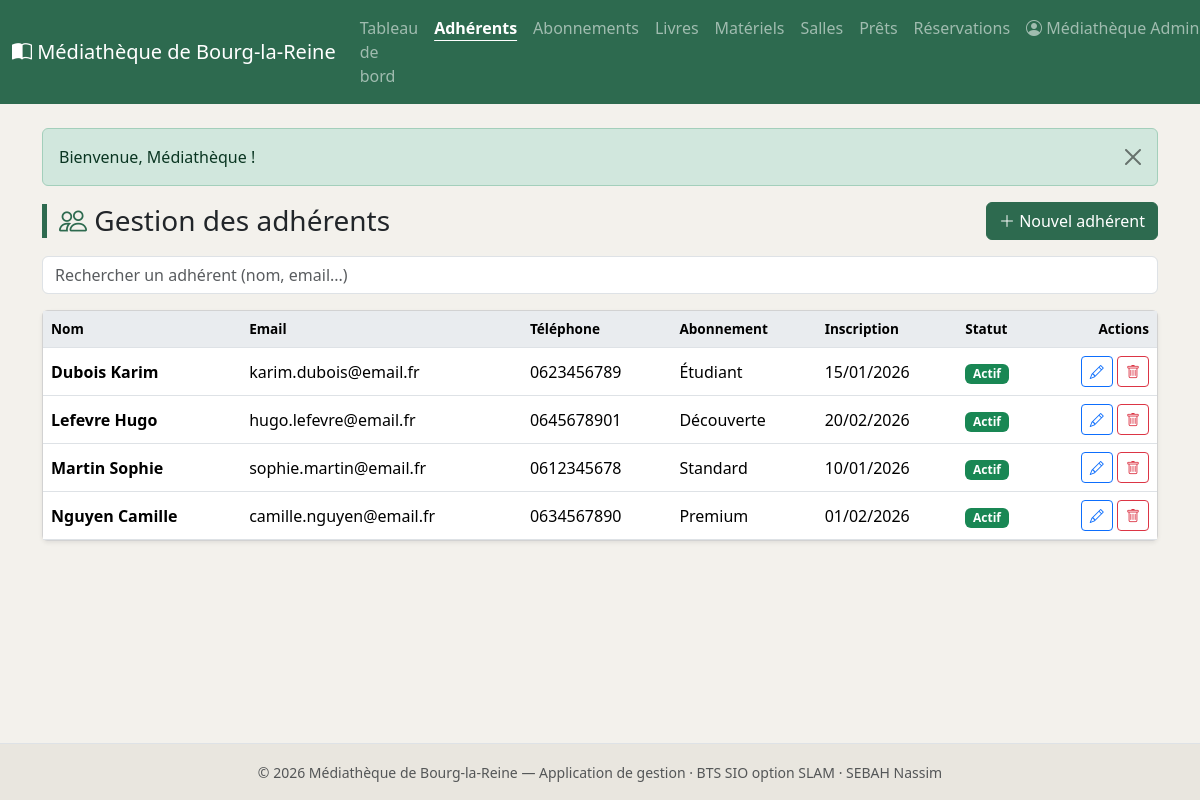
Page /public/index.php?ctrl=adherent&action=index (signed in) on the earlier database version.
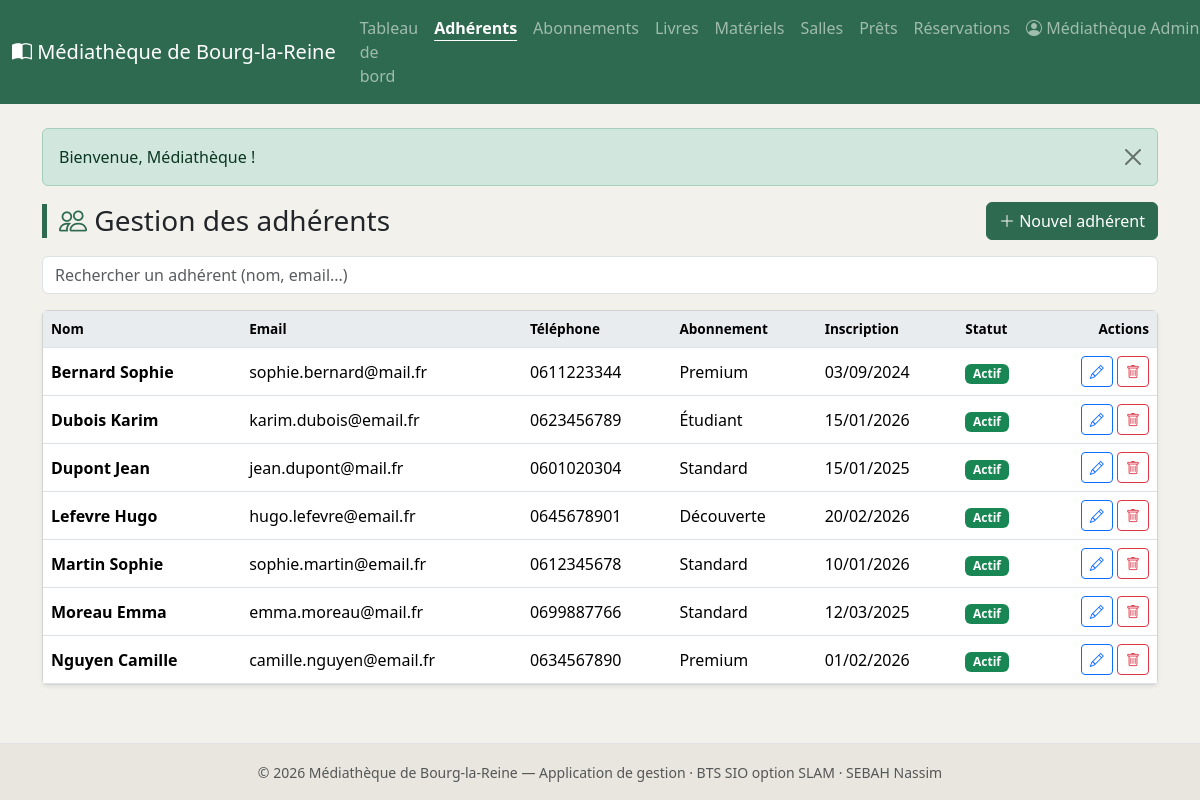
Same page on the later database version.
### tables this page shows
CREATE TABLE adherent (
    id                  INT AUTO_INCREMENT PRIMARY KEY,
    nom                 VARCHAR(80)  NOT NULL,
    prenom              VARCHAR(80)  NOT NULL,
    email               VARCHAR(120) UNIQUE,
    telephone           VARCHAR(20),
    adresse             VARCHAR(200),
     
    abonnement_id       INT,
     
    type_abonnement     ENUM('STANDARD','PREMIUM','ETUDIANT') NOT NULL DEFAULT 'STANDARD',
    date_inscription    DATE         NOT NULL DEFAULT (CURRENT_DATE),
    date_fin_abonnement DATE,
    actif               TINYINT(1)   NOT NULL DEFAULT 1,
    CONSTRAINT fk_adherent_abonnement
        FOREIGN KEY (abonnement_id) REFERENCES abonnement(id) ON DELETE SET NULL
);

CREATE TABLE abonnement (
    id             INT AUTO_INCREMENT PRIMARY KEY,
    libelle        VARCHAR(60)  NOT NULL,
    tarif          DECIMAL(6,2) NOT NULL DEFAULT 0,
    duree_mois     INT          NOT NULL DEFAULT 12,
    quota_emprunts INT          NOT NULL DEFAULT 5
);

### app/controllers/AdherentController.php (called while the page is built, shortened)
<?php
class AdherentController extends Controller
{
    public function index($id = null): void
    {
        $this->view('adherent/index', [
            'titre'     => 'Gestion des adhérents',
            'adherents' => $this->model('Adherent')->allWithAbonnement(),
        ]);
    }
}

### public/index.php (called while the page is built, shortened)
<?php
require ROOT . '/app/core/helpers.php';
require ROOT . '/app/core/Controller.php';
$action = preg_replace('/[^a-zA-Z]/', '', $_GET['action'] ?? 'index');
$id     = isset($_GET['id']) ? (int) $_GET['id'] : null;
$controller = new $controllerClass();
$controller->$action($id);

### app/models/Adherent.php (called while the page is built, shortened)
<?php
class Adherent extends Model
{
    public function allWithAbonnement(): array
    {
        $sql = "SELECT a.*, ab.libelle AS abonnement_libelle
                FROM adherent a
                LEFT JOIN abonnement ab ON a.abonnement_id = ab.id
                ORDER BY a.nom, a.prenom";
        return $this->db->query($sql)->fetchAll();
    }
}

### app/views/adherent/index.php (the view, shortened to what this page needs)
<div class="d-flex justify-content-between align-items-center mb-3 flex-wrap gap-2">
    <h1 class="h3 page-title mb-0"><i class="bi bi-people"></i> Gestion des adhérents</h1>
    <a href="<?= url('adherent', 'form') ?>" class="btn btn-mediatheque">
        <i class="bi bi-plus-lg"></i> Nouvel adhérent
    </a>
</div>
<input type="search" class="form-control mb-3" data-filter="#tbl-adherents"
       placeholder="Rechercher un adhérent (nom, email...)">
<div class="card shadow-sm">
    <div class="table-responsive">
        <table class="table table-hover align-middle mb-0" id="tbl-adherents">
            <thead>
                <tr>
                    <th>Nom</th><th>Email</th><th>Téléphone</th>
                    <th>Abonnement</th><th>Inscription</th><th>Statut</th>
                    <th class="text-end">Actions</th>
                </tr>
            </thead>
            <tbody>
                <?php if (empty($adherents)): ?>
                    <tr><td colspan="7" class="text-center text-muted py-4">Aucun adhérent enregistré.</td></tr>
                <?php else: foreach ($adherents as $a): ?>
                    <tr>
                        <td class="fw-semibold"><?= e($a['nom']) ?> <?= e($a['prenom']) ?></td>
                        <td><?= e($a['email']) ?></td>
                        <td><?= e($a['telephone']) ?: '—' ?></td>
                        <td><?= e($a['abonnement_libelle'] ?? '') ?: '—' ?></td>
                        <td><?= dateFr($a['date_inscription']) ?></td>
                        <td>
                            <?php if ($a['actif']): ?>
                                <span class="badge text-bg-success">Actif</span>
                            <?php else: ?>
                                <span class="badge text-bg-secondary">Inactif</span>
                            <?php endif; ?>
                        </td>
                        <td class="text-end text-nowrap">
                            <a href="<?= url('adherent', 'form', ['id' => $a['id']]) ?>"
                               class="btn btn-sm btn-outline-primary" title="Modifier"><i class="bi bi-pencil"></i></a>
                            <?= postButton('adherent', 'delete', (int) $a['id'], '<i class="bi bi-trash"></i>', [
                                'class'   => 'btn btn-sm btn-outline-danger',
                                'title'   => 'Supprimer',
                                'confirm' => 'Supprimer définitivement cet adhérent ?',
                            ]) ?>
                        </td>
                    </tr>
                <?php endforeach; endif; ?>
            </tbody>
        </table>
    </div>
</div>

### app/core/Controller.php (shortened to what this page needs)
<?php
abstract class Controller
{
    protected function view(string $view, array $data = [], bool $withLayout = true): void
    {
        extract($data);
        $viewFile = dirname(__DIR__) . '/views/' . $view . '.php';
        if ($withLayout) {
            require dirname(__DIR__) . '/views/layouts/header.php';
            require $viewFile;
            require dirname(__DIR__) . '/views/layouts/footer.php';
        } else {
            require $viewFile;
        }
    }
}

### app/views/layouts/header.php (shortened to what this page needs)
<?php
$cc = strtolower(preg_replace('/[^a-zA-Z]/', '', $_GET['ctrl'] ?? 'home'));
function navActive(string $ctrl, string $courant): string
{
    return $ctrl === $courant ? 'active' : '';
}
?>
<!DOCTYPE html>
<html lang="fr">
<head>
    <link href="https://cdn.jsdelivr.net/npm/bootstrap@5.3.3/dist/css/bootstrap.min.css" rel="stylesheet">
    <link href="https://cdn.jsdelivr.net/npm/bootstrap-icons@1.11.3/font/bootstrap-icons.min.css" rel="stylesheet">
    <link href="css/style.css" rel="stylesheet">
</head>
<body>
<nav class="navbar navbar-expand-lg navbar-dark sticky-top">
    <div class="container-fluid">
        <a class="navbar-brand" href="<?= url('home') ?>">
            <i class="bi bi-book-half"></i> Médiathèque de Bourg-la-Reine
        </a>
        <div class="collapse navbar-collapse" id="mainNav">
            <ul class="navbar-nav ms-auto">
                <li class="nav-item">
                    <a class="nav-link <?= navActive('home', $cc) ?>" href="<?= url('home') ?>">Tableau de bord</a>
                </li>
                <li class="nav-item">
                    <a class="nav-link <?= navActive('adherent', $cc) ?>" href="<?= url('adherent') ?>">Adhérents</a>
                </li>
                <li class="nav-item">
                    <a class="nav-link <?= navActive('abonnement', $cc) ?>" href="<?= url('abonnement') ?>">Abonnements</a>
                </li>
                <li class="nav-item">
                    <a class="nav-link <?= navActive('livre', $cc) ?>" href="<?= url('livre') ?>">Livres</a>
                </li>
                <li class="nav-item">
                    <a class="nav-link <?= navActive('materiel', $cc) ?>" href="<?= url('materiel') ?>">Matériels</a>
                </li>
                <li class="nav-item">
                    <a class="nav-link <?= navActive('salle', $cc) ?>" href="<?= url('salle') ?>">Salles</a>
                </li>
                <li class="nav-item">
                    <a class="nav-link <?= navActive('pret', $cc) ?>" href="<?= url('pret') ?>">Prêts</a>
                </li>
                <li class="nav-item">
                    <a class="nav-link <?= navActive('reservation', $cc) ?>" href="<?= url('reservation') ?>">Réservations</a>
                </li>
                <?php if (!empty($_SESSION['agent'])): ?>
                    <li class="nav-item dropdown">
                        <a class="nav-link dropdown-toggle" href="#" role="button" data-bs-toggle="dropdown">
                            <i class="bi bi-person-circle"></i>
                            <?= e($_SESSION['agent']['prenom'] . ' ' . $_SESSION['agent']['nom']) ?>
                        </a>
                    </li>
                <?php endif; ?>
            </ul>
        </div>
    </div>
</nav>
<main class="container py-4">
    <?php if (!empty($_SESSION['flash'])): ?>
        <div class="alert alert-<?= e($_SESSION['flash']['type']) ?> alert-dismissible fade show" role="alert">
            <?= e($_SESSION['flash']['message']) ?>
            <button type="button" class="btn-close" data-bs-dismiss="alert" aria-label="Fermer"></button>
        </div>
    <?php endif; ?>

### app/core/helpers.php (shortened to what this page needs)
<?php
function url(string $ctrl = 'home', string $action = 'index', array $params = []): string
{
    $query = array_merge(['ctrl' => $ctrl, 'action' => $action], $params);
    return BASE_URL . '?' . http_build_query($query);
}
function e(?string $value): string
{
    return htmlspecialchars($value ?? '', ENT_QUOTES, 'UTF-8');
}
function dateFr(?string $date): string
{
    $ts = strtotime($date);
    return $ts ? date('d/m/Y', $ts) : e($date);
}
function csrf_token(): string
{
    return $_SESSION['csrf_token'];
}
function csrf_field(): string
{
    return '<input type="hidden" name="_csrf" value="' . e(csrf_token()) . '">';
}
function postButton(string $ctrl, string $action, ?int $id, string $innerHtml, array $opts = []): string
{
    $params = $id !== null ? ['id' => $id] : [];
    $url   = url($ctrl, $action, $params);
    $cls   = $opts['class']      ?? 'btn btn-sm btn-outline-danger';
    $title = $opts['title']      ?? '';
    $conf  = $opts['confirm']    ?? '';
    $form  = $opts['form_class'] ?? 'd-inline';
    $cAttr = $conf !== '' ? ' data-confirm="' . e($conf) . '"' : '';
    return '<form method="post" action="' . e($url) . '" class="' . e($form) . '">'
         . csrf_field()
         . '<button type="submit" class="' . e($cls) . '" title="' . e($title) . '"' . $cAttr . '>'
         . $innerHtml
         . '</button>'
         . '</form>';
}

### app/views/layouts/footer.php (shortened to what this page needs)
</main>
<footer class="text-center text-muted py-3 border-top">
    <small>
        &copy; <?= date('Y') ?> Médiathèque de Bourg-la-Reine — Application de gestion
        &middot; BTS SIO option SLAM &middot; SEBAH Nassim
    </small>
</footer>
</body>
</html>

### public/css/style.css (style rules this page uses)
body { background-color: #f3f1ec; min-height: 100vh; display: flex; flex-direction: column; }
.navbar { background-color: #2d6a4f; }
.navbar .nav-link.active { font-weight: bold; text-decoration: underline; text-underline-offset: 6px; }
.page-title { border-left: 5px solid #2d6a4f; padding-left: 12px; }
.page-title i { color: #2d6a4f; }
.btn-mediatheque { background-color: #2d6a4f; border-color: #2d6a4f; color: #fff; }
.table thead th { background-color: #e9ecef; font-size: 0.85rem; }
footer { margin-top: auto; background-color: #e9e6df; }

Differences in the rows shown:
added adherent: nom "Bernard", prenom "Sophie", email "sophie.bernard@mail.fr", telephone "0611223344", abonnement.libelle "Premium", date_inscription "03/09/2024", actif "Actif"
added adherent: nom "Dupont", prenom "Jean", email "jean.dupont@mail.fr", telephone "0601020304", abonnement.libelle "Standard", date_inscription "15/01/2025", actif "Actif"
added adherent: nom "Moreau", prenom "Emma", email "emma.moreau@mail.fr", telephone "0699887766", abonnement.libelle "Standard", date_inscription "12/03/2025", actif "Actif"
